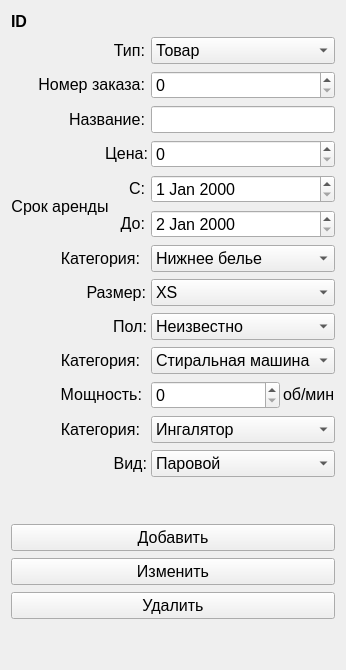
      <widget class="QWidget" name="tab_edit">
       <attribute name="title">
        <string>Добавить</string>
       </attribute>
       <layout class="QGridLayout" name="gridLayout_2">
        <item row="1" column="0">
         <widget class="QLabel" name="ID">
          <property name="font">
           <font>
            <pointsize>12</pointsize>
            <weight>75</weight>
            <bold>true</bold>
           </font>
          </property>
          <property name="text">
           <string>ID</string>
          </property>
          <property name="alignment">
           <set>Qt::AlignCenter</set>
          </property>
         </widget>
        </item>
        <item row="1" column="1">
         <spacer name="horizontalSpacer">
          <property name="orientation">
           <enum>Qt::Horizontal</enum>
          </property>
          <property name="sizeHint" stdset="0">
           <size>
            <width>40</width>
            <height>20</height>
           </size>
          </property>
         </spacer>
        </item>
        <item row="3" column="0" colspan="2">
         <layout class="QGridLayout" name="gridLayout_edit">
          <property name="horizontalSpacing">
           <number>3</number>
          </property>
          <property name="verticalSpacing">
           <number>7</number>
          </property>
          <item row="6" column="0" colspan="2">
           <widget class="QLabel" name="label_item_type_clothes">
            <property name="sizePolicy">
             <sizepolicy hsizetype="Maximum" vsizetype="Maximum">
              <horstretch>0</horstretch>
              <verstretch>0</verstretch>
             </sizepolicy>
            </property>
            <property name="font">
             <font>
              <family>Nirmala UI</family>
              <pointsize>12</pointsize>
             </font>
            </property>
            <property name="layoutDirection">
             <enum>Qt::LeftToRight</enum>
            </property>
            <property name="text">
             <string>           Категория:</string>
            </property>
            <property name="alignment">
             <set>Qt::AlignRight|Qt::AlignTrailing|Qt::AlignVCenter</set>
            </property>
            <property name="openExternalLinks">
             <bool>false</bool>
            </property>
           </widget>
          </item>
          <item row="2" column="0" colspan="2">
           <widget class="QLabel" name="label_name">
            <property name="sizePolicy">
             <sizepolicy hsizetype="Maximum" vsizetype="Maximum">
              <horstretch>0</horstretch>
              <verstretch>0</verstretch>
             </sizepolicy>
            </property>
            <property name="font">
             <font>
              <family>Nirmala UI</family>
              <pointsize>12</pointsize>
             </font>
            </property>
            <property name="layoutDirection">
             <enum>Qt::LeftToRight</enum>
            </property>
            <property name="text">
             <string>             Название:</string>
            </property>
            <property name="alignment">
             <set>Qt::AlignRight|Qt::AlignTrailing|Qt::AlignVCenter</set>
            </property>
            <property name="openExternalLinks">
             <bool>false</bool>
            </property>
           </widget>
          </item>
          <item row="3" column="0" colspan="2">
           <widget class="QLabel" name="label_cost">
            <property name="sizePolicy">
             <sizepolicy hsizetype="Maximum" vsizetype="Maximum">
              <horstretch>0</horstretch>
              <verstretch>0</verstretch>
             </sizepolicy>
            </property>
            <property name="font">
             <font>
              <family>Nirmala UI</family>
              <pointsize>12</pointsize>
             </font>
            </property>
            <property name="layoutDirection">
             <enum>Qt::LeftToRight</enum>
            </property>
            <property name="text">
             <string>                     Цена:</string>
            </property>
            <property name="alignment">
             <set>Qt::AlignRight|Qt::AlignTrailing|Qt::AlignVCenter</set>
            </property>
            <property name="openExternalLinks">
             <bool>false</bool>
            </property>
           </widget>
          </item>
          <item row="14" column="0" colspan="2">
           <widget class="QLabel" name="label_variety">
            <property name="sizePolicy">
             <sizepolicy hsizetype="Maximum" vsizetype="Maximum">
              <horstretch>0</horstretch>
              <verstretch>0</verstretch>
             </sizepolicy>
            </property>
            <property name="font">
             <font>
              <family>Nirmala UI</family>
              <pointsize>12</pointsize>
             </font>
            </property>
            <property name="layoutDirection">
             <enum>Qt::LeftToRight</enum>
            </property>
            <property name="text">
             <string>                       Вид:</string>
            </property>
            <property name="alignment">
             <set>Qt::AlignRight|Qt::AlignTrailing|Qt::AlignVCenter</set>
            </property>
            <property name="openExternalLinks">
             <bool>false</bool>
            </property>
           </widget>
          </item>
          <item row="7" column="0" colspan="2">
           <widget class="QLabel" name="label_size">
            <property name="sizePolicy">
             <sizepolicy hsizetype="Maximum" vsizetype="Maximum">
              <horstretch>0</horstretch>
              <verstretch>0</verstretch>
             </sizepolicy>
            </property>
            <property name="font">
             <font>
              <family>Nirmala UI</family>
              <pointsize>12</pointsize>
             </font>
            </property>
            <property name="layoutDirection">
             <enum>Qt::LeftToRight</enum>
            </property>
            <property name="text">
             <string>                 Размер:</string>
            </property>
            <property name="alignment">
             <set>Qt::AlignRight|Qt::AlignTrailing|Qt::AlignVCenter</set>
            </property>
            <property name="openExternalLinks">
             <bool>false</bool>
            </property>
           </widget>
          </item>
          <item row="4" column="1">
           <widget class="QLabel" name="label_date">
            <property name="sizePolicy">
             <sizepolicy hsizetype="Maximum" vsizetype="Maximum">
              <horstretch>0</horstretch>
              <verstretch>0</verstretch>
             </sizepolicy>
            </property>
            <property name="font">
             <font>
              <family>Nirmala UI</family>
              <pointsize>12</pointsize>
             </font>
            </property>
            <property name="layoutDirection">
             <enum>Qt::LeftToRight</enum>
            </property>
            <property name="text">
             <string>  С:</string>
            </property>
            <property name="alignment">
             <set>Qt::AlignRight|Qt::AlignTrailing|Qt::AlignVCenter</set>
            </property>
            <property name="openExternalLinks">
             <bool>false</bool>
            </property>
           </widget>
          </item>
          <item row="12" column="0" rowspan="2" colspan="2">
           <widget class="QLabel" name="label_item_type_health">
            <property name="sizePolicy">
             <sizepolicy hsizetype="Maximum" vsizetype="Maximum">
              <horstretch>0</horstretch>
              <verstretch>0</verstretch>
             </sizepolicy>
            </property>
            <property name="font">
             <font>
              <family>Nirmala UI</family>
              <pointsize>12</pointsize>
             </font>
            </property>
            <property name="layoutDirection">
             <enum>Qt::LeftToRight</enum>
            </property>
            <property name="text">
             <string>           Категория:</string>
            </property>
            <property name="alignment">
             <set>Qt::AlignRight|Qt::AlignTrailing|Qt::AlignVCenter</set>
            </property>
            <property name="openExternalLinks">
             <bool>false</bool>
            </property>
           </widget>
          </item>
          <item row="5" column="1">
           <widget class="QLabel" name="label_date_2">
            <property name="sizePolicy">
             <sizepolicy hsizetype="Maximum" vsizetype="Maximum">
              <horstretch>0</horstretch>
              <verstretch>0</verstretch>
             </sizepolicy>
            </property>
            <property name="font">
             <font>
              <family>Nirmala UI</family>
              <pointsize>12</pointsize>
             </font>
            </property>
            <property name="layoutDirection">
             <enum>Qt::LeftToRight</enum>
            </property>
            <property name="text">
             <string>До:</string>
            </property>
            <property name="alignment">
             <set>Qt::AlignRight|Qt::AlignTrailing|Qt::AlignVCenter</set>
            </property>
            <property name="openExternalLinks">
             <bool>false</bool>
            </property>
           </widget>
          </item>
          <item row="11" column="0" colspan="2">
           <widget class="QLabel" name="label_power">
            <property name="sizePolicy">
             <sizepolicy hsizetype="Maximum" vsizetype="Maximum">
              <horstretch>0</horstretch>
              <verstretch>0</verstretch>
             </sizepolicy>
            </property>
            <property name="font">
             <font>
              <family>Nirmala UI</family>
              <pointsize>12</pointsize>
             </font>
            </property>
            <property name="layoutDirection">
             <enum>Qt::LeftToRight</enum>
            </property>
            <property name="text">
             <string>           Мощность:</string>
            </property>
            <property name="alignment">
             <set>Qt::AlignRight|Qt::AlignTrailing|Qt::AlignVCenter</set>
            </property>
            <property name="openExternalLinks">
             <bool>false</bool>
            </property>
           </widget>
          </item>
          <item row="11" column="2" colspan="2">
           <widget class="QSpinBox" name="power">
            <property name="font">
             <font>
              <pointsize>12</pointsize>
             </font>
            </property>
            <property name="maximum">
             <number>5000</number>
            </property>
            <property name="singleStep">
             <number>10</number>
            </property>
           </widget>
          </item>
          <item row="0" column="0" colspan="2">
           <widget class="QLabel" name="label_type">
            <property name="sizePolicy">
             <sizepolicy hsizetype="Maximum" vsizetype="Maximum">
              <horstretch>0</horstretch>
              <verstretch>0</verstretch>
             </sizepolicy>
            </property>
            <property name="font">
             <font>
              <family>Nirmala UI</family>
              <pointsize>12</pointsize>
             </font>
            </property>
            <property name="layoutDirection">
             <enum>Qt::LeftToRight</enum>
            </property>
            <property name="text">
             <string>                       Тип:</string>
            </property>
            <property name="alignment">
             <set>Qt::AlignRight|Qt::AlignTrailing|Qt::AlignVCenter</set>
            </property>
            <property name="openExternalLinks">
             <bool>false</bool>
            </property>
           </widget>
          </item>
          <item row="10" column="0" colspan="2">
           <widget class="QLabel" name="label_item_type_electronic">
            <property name="sizePolicy">
             <sizepolicy hsizetype="Maximum" vsizetype="Maximum">
              <horstretch>0</horstretch>
              <verstretch>0</verstretch>
             </sizepolicy>
            </property>
            <property name="font">
             <font>
              <family>Nirmala UI</family>
              <pointsize>12</pointsize>
             </font>
            </property>
            <property name="layoutDirection">
             <enum>Qt::LeftToRight</enum>
            </property>
            <property name="text">
             <string>           Категория:</string>
            </property>
            <property name="alignment">
             <set>Qt::AlignRight|Qt::AlignTrailing|Qt::AlignVCenter</set>
            </property>
            <property name="openExternalLinks">
             <bool>false</bool>
            </property>
           </widget>
          </item>
          <item row="4" column="0" rowspan="2">
           <widget class="QLabel" name="label_date_3">
            <property name="sizePolicy">
             <sizepolicy hsizetype="Maximum" vsizetype="Maximum">
              <horstretch>0</horstretch>
              <verstretch>0</verstretch>
             </sizepolicy>
            </property>
            <property name="font">
             <font>
              <family>Nirmala UI</family>
              <pointsize>12</pointsize>
             </font>
            </property>
            <property name="layoutDirection">
             <enum>Qt::LeftToRight</enum>
            </property>
            <property name="text">
             <string>Срок аренды </string>
            </property>
            <property name="alignment">
             <set>Qt::AlignRight|Qt::AlignTrailing|Qt::AlignVCenter</set>
            </property>
            <property name="openExternalLinks">
             <bool>false</bool>
            </property>
           </widget>
          </item>
          <item row="8" column="0" rowspan="2" colspan="2">
           <widget class="QLabel" name="label_sex">
            <property name="sizePolicy">
             <sizepolicy hsizetype="Maximum" vsizetype="Maximum">
              <horstretch>0</horstretch>
              <verstretch>0</verstretch>
             </sizepolicy>
            </property>
            <property name="font">
             <font>
              <family>Nirmala UI</family>
              <pointsize>12</pointsize>
             </font>
            </property>
            <property name="layoutDirection">
             <enum>Qt::LeftToRight</enum>
            </property>
            <property name="text">
             <string>                       Пол:</string>
            </property>
            <property name="alignment">
             <set>Qt::AlignRight|Qt::AlignTrailing|Qt::AlignVCenter</set>
            </property>
            <property name="wordWrap">
             <bool>false</bool>
            </property>
            <property name="openExternalLinks">
             <bool>false</bool>
            </property>
           </widget>
          </item>
          <item row="1" column="0" colspan="2">
           <widget class="QLabel" name="label_code">
            <property name="sizePolicy">
             <sizepolicy hsizetype="Maximum" vsizetype="Maximum">
              <horstretch>0</horstretch>
              <verstretch>0</verstretch>
             </sizepolicy>
            </property>
            <property name="font">
             <font>
              <family>Nirmala UI</family>
              <pointsize>12</pointsize>
             </font>
            </property>
            <property name="layoutDirection">
             <enum>Qt::LeftToRight</enum>
            </property>
            <property name="text">
             <string>      Номер заказа:</string>
            </property>
            <property name="alignment">
             <set>Qt::AlignRight|Qt::AlignTrailing|Qt::AlignVCenter</set>
            </property>
            <property name="openExternalLinks">
             <bool>false</bool>
            </property>
           </widget>
          </item>
          <item row="11" column="4">
           <widget class="QLabel" name="label_power_2">
            <property name="sizePolicy">
             <sizepolicy hsizetype="Maximum" vsizetype="Maximum">
              <horstretch>0</horstretch>
              <verstretch>0</verstretch>
             </sizepolicy>
            </property>
            <property name="font">
             <font>
              <family>Nirmala UI</family>
              <pointsize>12</pointsize>
             </font>
            </property>
            <property name="layoutDirection">
             <enum>Qt::LeftToRight</enum>
            </property>
            <property name="text">
             <string>об/мин</string>
            </property>
            <property name="alignment">
             <set>Qt::AlignLeading|Qt::AlignLeft|Qt::AlignTop</set>
            </property>
            <property name="openExternalLinks">
             <bool>false</bool>
            </property>
           </widget>
          </item>
          <item row="12" column="2" rowspan="2" colspan="3">
           <widget class="QComboBox" name="category_health">
            <property name="sizePolicy">
             <sizepolicy hsizetype="MinimumExpanding" vsizetype="Maximum">
              <horstretch>0</horstretch>
              <verstretch>0</verstretch>
             </sizepolicy>
            </property>
            <property name="minimumSize">
             <size>
              <width>0</width>
              <height>0</height>
             </size>
            </property>
            <property name="baseSize">
             <size>
              <width>0</width>
              <height>0</height>
             </size>
            </property>
            <property name="font">
             <font>
              <pointsize>12</pointsize>
             </font>
            </property>
            <property name="currentIndex">
             <number>0</number>
            </property>
            <item>
             <property name="text">
              <string>Ингалятор</string>
             </property>
            </item>
            <item>
             <property name="text">
              <string>Зубная щётка</string>
             </property>
            </item>
            <item>
             <property name="text">
              <string>Массажёр</string>
             </property>
            </item>
           </widget>
          </item>
          <item row="14" column="2" colspan="3">
           <widget class="QComboBox" name="variety_health">
            <property name="sizePolicy">
             <sizepolicy hsizetype="Minimum" vsizetype="Maximum">
              <horstretch>0</horstretch>
              <verstretch>0</verstretch>
             </sizepolicy>
            </property>
            <property name="font">
             <font>
              <pointsize>12</pointsize>
             </font>
            </property>
            <item>
             <property name="text">
              <string>Паровой</string>
             </property>
            </item>
            <item>
             <property name="text">
              <string>Ультразвуковой</string>
             </property>
            </item>
            <item>
             <property name="text">
              <string>Компрессионный</string>
             </property>
            </item>
           </widget>
          </item>
          <item row="16" column="0" colspan="5">
           <widget class="QPushButton" name="edit">
            <property name="font">
             <font>
              <pointsize>12</pointsize>
             </font>
            </property>
            <property name="text">
             <string>Добавить</string>
            </property>
           </widget>
          </item>
          <item row="17" column="0" colspan="5">
           <widget class="QPushButton" name="change">
            <property name="font">
             <font>
              <pointsize>12</pointsize>
             </font>
            </property>
            <property name="text">
             <string>Изменить</string>
            </property>
           </widget>
          </item>
          <item row="18" column="0" colspan="5">
           <widget class="QPushButton" name="del">
            <property name="font">
             <font>
              <pointsize>12</pointsize>
             </font>
            </property>
            <property name="text">
             <string>Удалить</string>
            </property>
           </widget>
          </item>
          <item row="15" column="0" colspan="5">
           <spacer name="verticalSpacer_3">
            <property name="orientation">
             <enum>Qt::Vertical</enum>
            </property>
            <property name="sizeHint" stdset="0">
             <size>
              <width>20</width>
              <height>40</height>
             </size>
            </property>
           </spacer>
          </item>
          <item row="10" column="2" colspan="3">
           <widget class="QComboBox" name="category_electronic">
            <property name="sizePolicy">
             <sizepolicy hsizetype="MinimumExpanding" vsizetype="Maximum">
              <horstretch>0</horstretch>
              <verstretch>0</verstretch>
             </sizepolicy>
            </property>
            <property name="minimumSize">
             <size>
              <width>0</width>
              <height>0</height>
             </size>
            </property>
            <property name="baseSize">
             <size>
              <width>0</width>
              <height>0</height>
             </size>
            </property>
            <property name="font">
             <font>
              <pointsize>12</pointsize>
             </font>
            </property>
            <item>
             <property name="text">
              <string>Стиральная машина</string>
             </property>
            </item>
            <item>
             <property name="text">
              <string>Утюг</string>
             </property>
            </item>
            <item>
             <property name="text">
              <string>Пылесос</string>
             </property>
            </item>
           </widget>
          </item>
          <item row="8" column="2" rowspan="2" colspan="3">
           <widget class="QComboBox" name="sex">
            <property name="sizePolicy">
             <sizepolicy hsizetype="Minimum" vsizetype="Maximum">
              <horstretch>0</horstretch>
              <verstretch>0</verstretch>
             </sizepolicy>
            </property>
            <property name="font">
             <font>
              <pointsize>12</pointsize>
             </font>
            </property>
            <item>
             <property name="text">
              <string>Неизвестно</string>
             </property>
            </item>
            <item>
             <property name="text">
              <string>Мужской</string>
             </property>
            </item>
            <item>
             <property name="text">
              <string>Женский</string>
             </property>
            </item>
           </widget>
          </item>
          <item row="7" column="2" colspan="3">
           <widget class="QComboBox" name="size">
            <property name="sizePolicy">
             <sizepolicy hsizetype="Minimum" vsizetype="Maximum">
              <horstretch>0</horstretch>
              <verstretch>0</verstretch>
             </sizepolicy>
            </property>
            <property name="font">
             <font>
              <pointsize>12</pointsize>
             </font>
            </property>
            <item>
             <property name="text">
              <string>XS</string>
             </property>
            </item>
            <item>
             <property name="text">
              <string>S</string>
             </property>
            </item>
            <item>
             <property name="text">
              <string>M</string>
             </property>
            </item>
            <item>
             <property name="text">
              <string>L</string>
             </property>
            </item>
            <item>
             <property name="text">
              <string>XL</string>
             </property>
            </item>
           </widget>
          </item>
          <item row="6" column="2" colspan="3">
           <widget class="QComboBox" name="category_clothes">
            <property name="sizePolicy">
             <sizepolicy hsizetype="MinimumExpanding" vsizetype="Maximum">
              <horstretch>0</horstretch>
              <verstretch>0</verstretch>
             </sizepolicy>
            </property>
            <property name="minimumSize">
             <size>
              <width>0</width>
              <height>0</height>
             </size>
            </property>
            <property name="baseSize">
             <size>
              <width>0</width>
              <height>0</height>
             </size>
            </property>
            <property name="font">
             <font>
              <pointsize>12</pointsize>
             </font>
            </property>
            <item>
             <property name="text">
              <string>Нижнее белье</string>
             </property>
            </item>
            <item>
             <property name="text">
              <string>Джинсы</string>
             </property>
            </item>
            <item>
             <property name="text">
              <string>Головной убор</string>
             </property>
            </item>
            <item>
             <property name="text">
              <string>Куртка, пальто</string>
             </property>
            </item>
            <item>
             <property name="text">
              <string>Рубашка</string>
             </property>
            </item>
           </widget>
          </item>
          <item row="5" column="2" colspan="3">
           <widget class="QDateEdit" name="dateTo">
            <property name="sizePolicy">
             <sizepolicy hsizetype="MinimumExpanding" vsizetype="Maximum">
              <horstretch>0</horstretch>
              <verstretch>0</verstretch>
             </sizepolicy>
            </property>
            <property name="font">
             <font>
              <pointsize>12</pointsize>
             </font>
            </property>
            <property name="dateTime">
             <datetime>
              <hour>0</hour>
              <minute>0</minute>
              <second>0</second>
              <year>2000</year>
              <month>1</month>
              <day>2</day>
             </datetime>
            </property>
            <property name="minimumDateTime">
             <datetime>
              <hour>0</hour>
              <minute>0</minute>
              <second>0</second>
              <year>2000</year>
              <month>1</month>
              <day>2</day>
             </datetime>
            </property>
            <property name="maximumDate">
             <date>
              <year>2022</year>
              <month>12</month>
              <day>31</day>
             </date>
            </property>
            <property name="minimumDate">
             <date>
              <year>2000</year>
              <month>1</month>
              <day>2</day>
             </date>
            </property>
           </widget>
          </item>
          <item row="4" column="2" colspan="3">
           <widget class="QDateEdit" name="dateFrom">
            <property name="sizePolicy">
             <sizepolicy hsizetype="MinimumExpanding" vsizetype="Maximum">
              <horstretch>0</horstretch>
              <verstretch>0</verstretch>
             </sizepolicy>
            </property>
            <property name="font">
             <font>
              <pointsize>12</pointsize>
             </font>
            </property>
            <property name="maximumDate">
             <date>
              <year>2022</year>
              <month>12</month>
              <day>30</day>
             </date>
            </property>
            <property name="minimumDate">
             <date>
              <year>2000</year>
              <month>1</month>
              <day>1</day>
             </date>
            </property>
            <property name="date">
             <date>
              <year>2000</year>
              <month>1</month>
              <day>1</day>
             </date>
            </property>
           </widget>
          </item>
          <item row="3" column="2" colspan="3">
           <widget class="QSpinBox" name="cost">
            <property name="font">
             <font>
              <pointsize>12</pointsize>
             </font>
            </property>
            <property name="maximum">
             <number>1000000</number>
            </property>
            <property name="singleStep">
             <number>100</number>
            </property>
           </widget>
          </item>
          <item row="2" column="2" colspan="3">
           <widget class="QLineEdit" name="name">
            <property name="sizePolicy">
             <sizepolicy hsizetype="MinimumExpanding" vsizetype="Maximum">
              <horstretch>0</horstretch>
              <verstretch>0</verstretch>
             </sizepolicy>
            </property>
            <property name="font">
             <font>
              <pointsize>12</pointsize>
             </font>
            </property>
            <property name="clearButtonEnabled">
             <bool>true</bool>
            </property>
           </widget>
          </item>
          <item row="1" column="2" colspan="3">
           <widget class="QSpinBox" name="code">
            <property name="font">
             <font>
              <pointsize>12</pointsize>
             </font>
            </property>
            <property name="maximum">
             <number>1000000</number>
            </property>
           </widget>
          </item>
          <item row="0" column="2" colspan="3">
           <widget class="QComboBox" name="type">
            <property name="sizePolicy">
             <sizepolicy hsizetype="MinimumExpanding" vsizetype="Maximum">
              <horstretch>0</horstretch>
              <verstretch>0</verstretch>
             </sizepolicy>
            </property>
            <property name="font">
             <font>
              <pointsize>12</pointsize>
             </font>
            </property>
            <item>
             <property name="text">
              <string>Товар</string>
             </property>
            </item>
            <item>
             <property name="text">
              <string>Одежда</string>
             </property>
            </item>
            <item>
             <property name="text">
              <string>Электроника</string>
             </property>
            </item>
            <item>
             <property name="text">
              <string>Уход за здоровьем</string>
             </property>
            </item>
           </widget>
          </item>
         </layout>
        </item>
        <item row="4" column="0" colspan="2">
         <spacer name="verticalSpacer_2">
          <property name="orientation">
           <enum>Qt::Vertical</enum>
          </property>
          <property name="sizeHint" stdset="0">
           <size>
            <width>20</width>
            <height>40</height>
           </size>
          </property>
         </spacer>
        </item>
       </layout>
      </widget>
